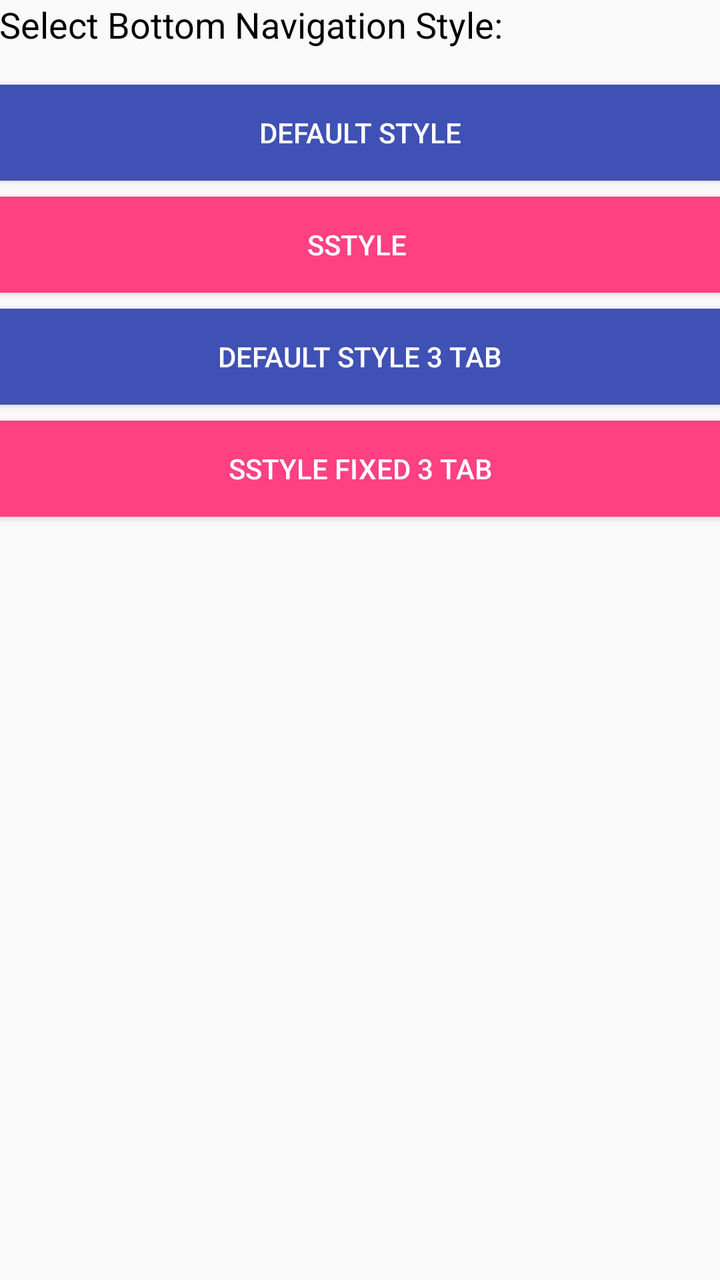
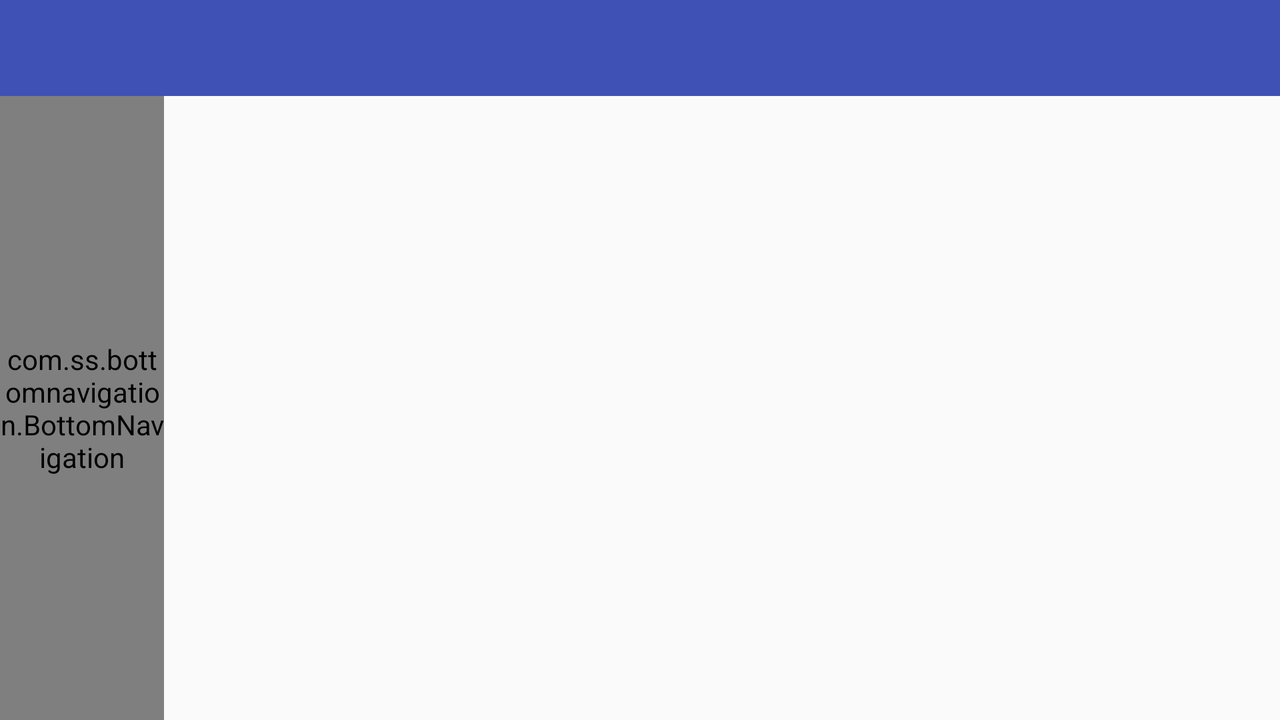

Compare how this app lays out the same screen by default and in its alternative resource folder. The renders come first, then the two layout files and the values they reference.
<!-- AndroidManifest.xml: application theme AppTheme -->
<!-- res/layout/activity_main.xml -->
<?xml version="1.0" encoding="utf-8"?>
<LinearLayout xmlns:android="http://schemas.android.com/apk/res/android"
    xmlns:tools="http://schemas.android.com/tools"
    android:id="@+id/activity_main"
    android:layout_width="match_parent"
    android:layout_height="match_parent"
    android:paddingBottom="@dimen/activity_vertical_margin"
    android:paddingLeft="@dimen/activity_horizontal_margin"
    android:paddingRight="@dimen/activity_horizontal_margin"
    android:paddingTop="@dimen/activity_vertical_margin"
    android:orientation="vertical"
    tools:context="com.ss.bottomnavsample.activities.MainActivity">
    <TextView
        android:layout_width="match_parent"
        android:layout_height="wrap_content"
        android:layout_marginBottom="18dp"
        android:text="Select Bottom Navigation Style:"
        android:textColor="@android:color/black"
        android:textSize="18sp"/>
    <Button
        android:id="@+id/button_defaultStyle"
        android:layout_width="match_parent"
        android:layout_height="wrap_content"
        android:layout_marginBottom="8dp"
        android:background="@color/colorPrimary"
        android:text="Default Style"
        android:textColor="@android:color/white"/>

    <Button
        android:id="@+id/button_sStyle"
        android:layout_width="match_parent"
        android:layout_height="wrap_content"
        android:layout_marginBottom="8dp"
        android:text="Sstyle "
        android:background="@color/colorAccent"
        android:textColor="@android:color/white"/>

    <Button
        android:id="@+id/button_defaultStyle_fixed"
        android:layout_width="match_parent"
        android:layout_height="wrap_content"
        android:layout_marginBottom="8dp"
        android:background="@color/colorPrimary"
        android:text="Default Style 3 Tab"
        android:textColor="@android:color/white"/>

    <Button
        android:id="@+id/button_sStyle_fixed"
        android:layout_width="match_parent"
        android:layout_height="wrap_content"
        android:text="Sstyle Fixed 3 Tab"
        android:background="@color/colorAccent"
        android:textColor="@android:color/white"/>
</LinearLayout>
<!-- resources referenced by this layout -->
<resources>
  <color name="colorAccent">#FF4081</color>
  <color name="colorPrimary">#3F51B5</color>
  <!-- from res/values-v21/ -->
  <style name="AppTheme" parent="Theme.AppCompat.Light.NoActionBar">
          
          <item name="android:colorPrimaryDark">#303F9F</item>
          <item name="android:navigationBarColor">#303F9F</item>
      </style>
</resources>
<!-- res/layout-w600dp/activity_main.xml (the repository's variant of the layout above) -->
<!-- drawn on the phone turned sideways -->
<?xml version="1.0" encoding="utf-8"?>
<RelativeLayout xmlns:android="http://schemas.android.com/apk/res/android"
    xmlns:app="http://schemas.android.com/apk/res-auto"
    xmlns:tools="http://schemas.android.com/tools"
    android:id="@+id/activity_main"
    android:layout_width="match_parent"
    android:layout_height="match_parent"
    tools:context="com.ss.bottomnavsample.MainActivity">

    <android.support.v7.widget.Toolbar
        android:id="@+id/toolbar"
        android:layout_width="match_parent"
        android:layout_height="?attr/actionBarSize"
        android:background="@color/colorPrimary" />

    <com.ss.bottomnavigation.BottomNavigation
        android:id="@+id/bottom_navigation"
        android:layout_width="82dp"
        android:layout_height="match_parent"
        android:layout_alignParentBottom="true"
        android:layout_below="@id/toolbar"
        android:background="@color/colorPrimary"
        app:mode="tablet">

        <com.ss.bottomnavigation.TabItem
            android:id="@+id/tab_home"
            android:layout_width="wrap_content"
            android:layout_height="match_parent"
            app:tab_icon="@drawable/ic_home_white_24dp"
            app:tab_text="Home" />

        <com.ss.bottomnavigation.TabItem
            android:id="@+id/tab_images"
            android:layout_width="wrap_content"
            android:layout_height="match_parent"
            app:tab_icon="@drawable/ic_image_black_24dp"
            app:tab_text="Images" />

        <com.ss.bottomnavigation.TabItem
            android:id="@+id/tab_camera"
            android:layout_width="wrap_content"
            android:layout_height="match_parent"
            app:tab_icon="@drawable/ic_camera_white_24dp"
            app:tab_text="Camera" />

        <com.ss.bottomnavigation.TabItem
            android:id="@+id/tab_products"
            android:layout_width="wrap_content"
            android:layout_height="match_parent"
            app:tab_icon="@drawable/ic_products_white_24dp"
            app:tab_text="Products" />

        <com.ss.bottomnavigation.TabItem
            android:id="@+id/tab_more"
            android:layout_width="wrap_content"
            android:layout_height="match_parent"
            app:tab_icon="@drawable/ic_more_white_24dp"
            app:tab_text="More" />

    </com.ss.bottomnavigation.BottomNavigation>

    <FrameLayout
        android:id="@+id/frame_fragment_containers"
        android:layout_width="match_parent"
        android:layout_height="match_parent"
        android:layout_below="@id/toolbar"
        android:layout_toRightOf="@id/bottom_navigation"/>

</RelativeLayout>
<!-- resources referenced by the variant -->
<!-- as the phone turned sideways resolves them -->
<resources>
  <color name="colorPrimary">#3F51B5</color>
  <!-- drawable ic_camera_white_24dp (drawable) -->
  <vector xmlns:android="http://schemas.android.com/apk/res/android"
          android:width="24dp"
          android:height="24dp"
          android:viewportWidth="24.0"
          android:viewportHeight="24.0">
      <path
          android:fillColor="#ffff"
          android:pathData="M9.4,10.5l4.77,-8.26C13.47,2.09 12.75,2 12,2c-2.4,0 -4.6,0.85 -6.32,2.25l3.66,6.35 0.06,-0.1zM21.54,9c-0.92,-2.92 -3.15,-5.26 -6,-6.34L11.88,9h9.66zM21.8,10h-7.49l0.29,0.5 4.76,8.25C21,16.97 22,14.61 22,12c0,-0.69 -0.07,-1.35 -0.2,-2zM8.54,12l-3.9,-6.75C3.01,7.03 2,9.39 2,12c0,0.69 0.07,1.35 0.2,2h7.49l-1.15,-2zM2.46,15c0.92,2.92 3.15,5.26 6,6.34L12.12,15L2.46,15zM13.73,15l-3.9,6.76c0.7,0.15 1.42,0.24 2.17,0.24 2.4,0 4.6,-0.85 6.32,-2.25l-3.66,-6.35 -0.93,1.6z"/>
  </vector>
  <!-- drawable ic_home_white_24dp (drawable) -->
  <vector xmlns:android="http://schemas.android.com/apk/res/android"
          android:width="24dp"
          android:height="24dp"
          android:viewportWidth="24.0"
          android:viewportHeight="24.0">
      <path
          android:fillColor="#ffff"
          android:pathData="M10,20v-6h4v6h5v-8h3L12,3 2,12h3v8z"/>
  </vector>
  <!-- drawable ic_more_white_24dp (drawable) -->
  <vector xmlns:android="http://schemas.android.com/apk/res/android"
          android:width="24dp"
          android:height="24dp"
          android:viewportWidth="24.0"
          android:viewportHeight="24.0">
      <path
          android:fillColor="#ffff"
          android:pathData="M6,10c-1.1,0 -2,0.9 -2,2s0.9,2 2,2 2,-0.9 2,-2 -0.9,-2 -2,-2zM18,10c-1.1,0 -2,0.9 -2,2s0.9,2 2,2 2,-0.9 2,-2 -0.9,-2 -2,-2zM12,10c-1.1,0 -2,0.9 -2,2s0.9,2 2,2 2,-0.9 2,-2 -0.9,-2 -2,-2z"/>
  </vector>
  <!-- from res/values-v21/ -->
  <style name="AppTheme" parent="Theme.AppCompat.Light.NoActionBar">
          
          <item name="android:colorPrimaryDark">#303F9F</item>
          <item name="android:navigationBarColor">#303F9F</item>
      </style>
</resources>
